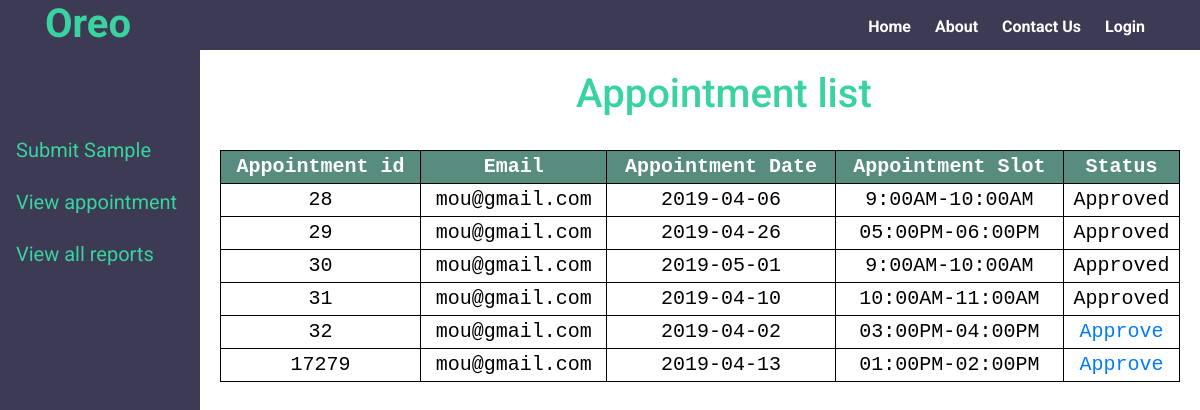
The app's page /staff_appointment_list_view.php with its own data.
### tables this page shows
CREATE TABLE `appointment` (
  `Appointment_id` int(11) NOT NULL,
  `Email` varchar(50) NOT NULL,
  `Appointment_date` varchar(40) NOT NULL,
  `Appointment_time` varchar(50) NOT NULL,
  `Appointment_status` varchar(50) NOT NULL
);

### staff_appointment_list_view.php (the view, shortened to what this page needs)
<?php
	include 'staff_sidebar.php';
 	include 'connection_link.php';
	$sql = "SELECT * FROM appointment";
	$result = mysqli_query($conn, $sql);
	echo'<h1 class="Dashboard" >Appointment list</h1>';
	if ($result->num_rows > 0)
	{
	    echo "<table align=center>
			     <tr>
			     	<th>Appointment id</th>
			     	<th>Email</th>
			     	<th>Appointment Date</th>
					<th>Appointment Slot</th>
					<th>Status</th>
				</tr>";
	    while($row = $result->fetch_assoc())
	    {
	    	if($row["Appointment_status"]=="Not yet")
	    	{
		        echo "<tr>
		        		<td>".$row["Appointment_id"]. "</td>
		        		<td>".$row["Email"]. "</td>
						<td>".$row["Appointment_date"]. "</td>
						<td>".$row["Appointment_time"]. "</td>
						<td>"."<a href='staff_appointment_approve.php?Appointment_id=".$row["Appointment_id"]."'>Approve</a>"."
		             </tr>";
	         }
	         else
	         {	echo "<tr>
	     				<td>".$row["Appointment_id"]. "</td>
		        		<td>".$row["Email"]. "</td>
						<td>".$row["Appointment_date"]. "</td>
						<td>".$row["Appointment_time"]. "</td>
						<td>".$row["Appointment_status"]. "</td>
					<tr>";
	         }
	    }
	    echo "</table>";
	}
	else
	{
	    echo "0 results";
	}
?>

### css/style.css (style rules this page uses)
body { font-family: 'Roboto', sans-serif; margin: 0px; padding: 0px; }
table { width: 80%; color: red; font-family: monospace; font-size: 20px; text-align: center; padding: 5px; margin-left: 220px; border:1px solid black; }
th { background-color: #588c7e; color: white; border:1px solid black; }
td { color: black; border:1px solid black; }
.Dashboard { margin-left:48%; color:#38D39F; padding-top:20px; }

### records on screen
appointment: Appointment_id "28", Email "mou@gmail.com", Appointment_date "2019-04-06", Appointment_time "9:00AM-10:00AM", Appointment_status "Approved"
appointment: Appointment_id "29", Email "mou@gmail.com", Appointment_date "2019-04-26", Appointment_time "05:00PM-06:00PM", Appointment_status "Approved"
appointment: Appointment_id "30", Email "mou@gmail.com", Appointment_date "2019-05-01", Appointment_time "9:00AM-10:00AM", Appointment_status "Approved"
appointment: Appointment_id "31", Email "mou@gmail.com", Appointment_date "2019-04-10", Appointment_time "10:00AM-11:00AM", Appointment_status "Approved"
appointment: Appointment_id "32", Email "mou@gmail.com", Appointment_date "2019-04-02", Appointment_time "03:00PM-04:00PM"
appointment: Appointment_id "17279", Email "mou@gmail.com", Appointment_date "2019-04-13", Appointment_time "01:00PM-02:00PM"
